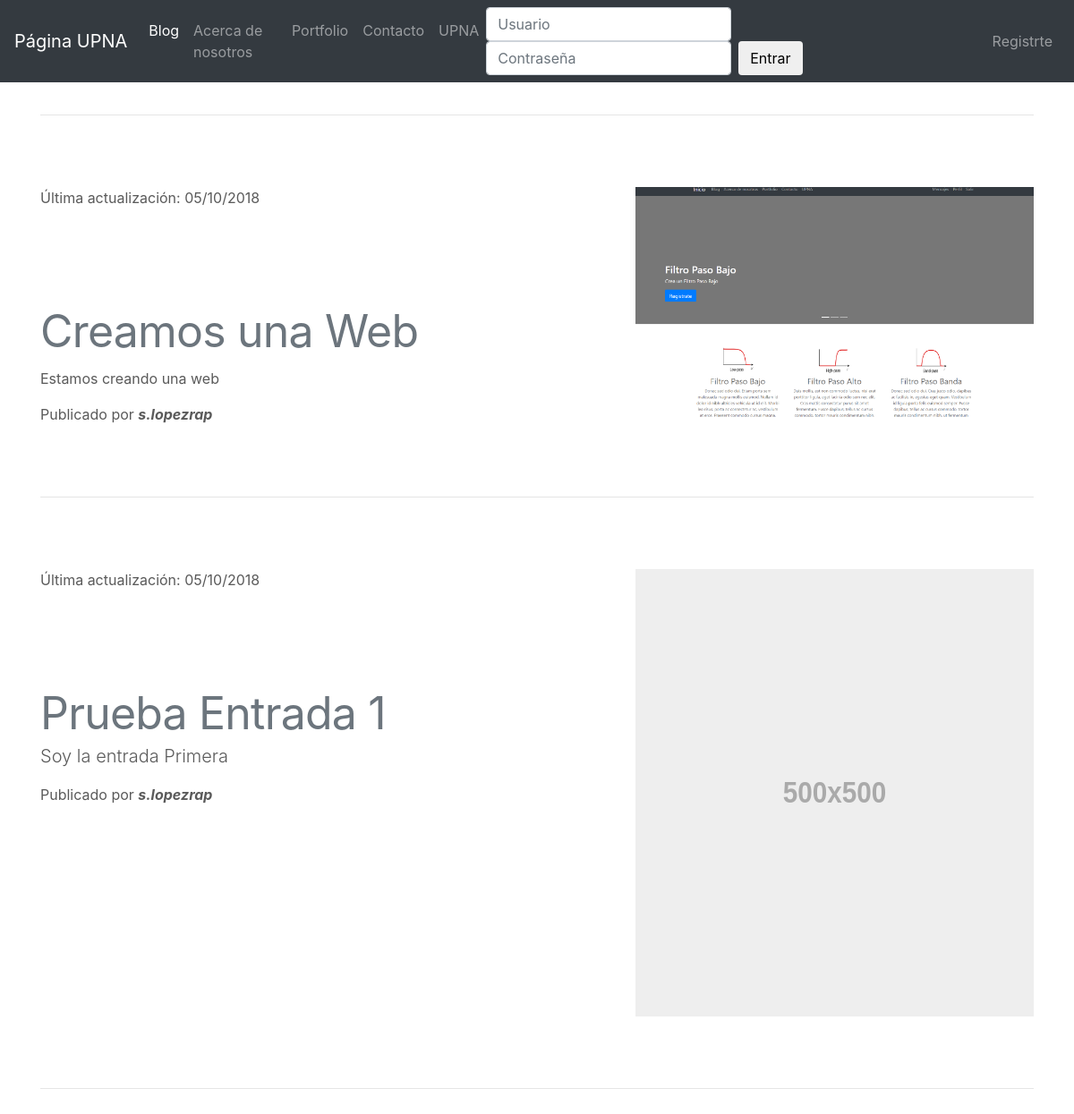
/blog/detalleEntrada/1/, run on an earlier commit of the app's database.
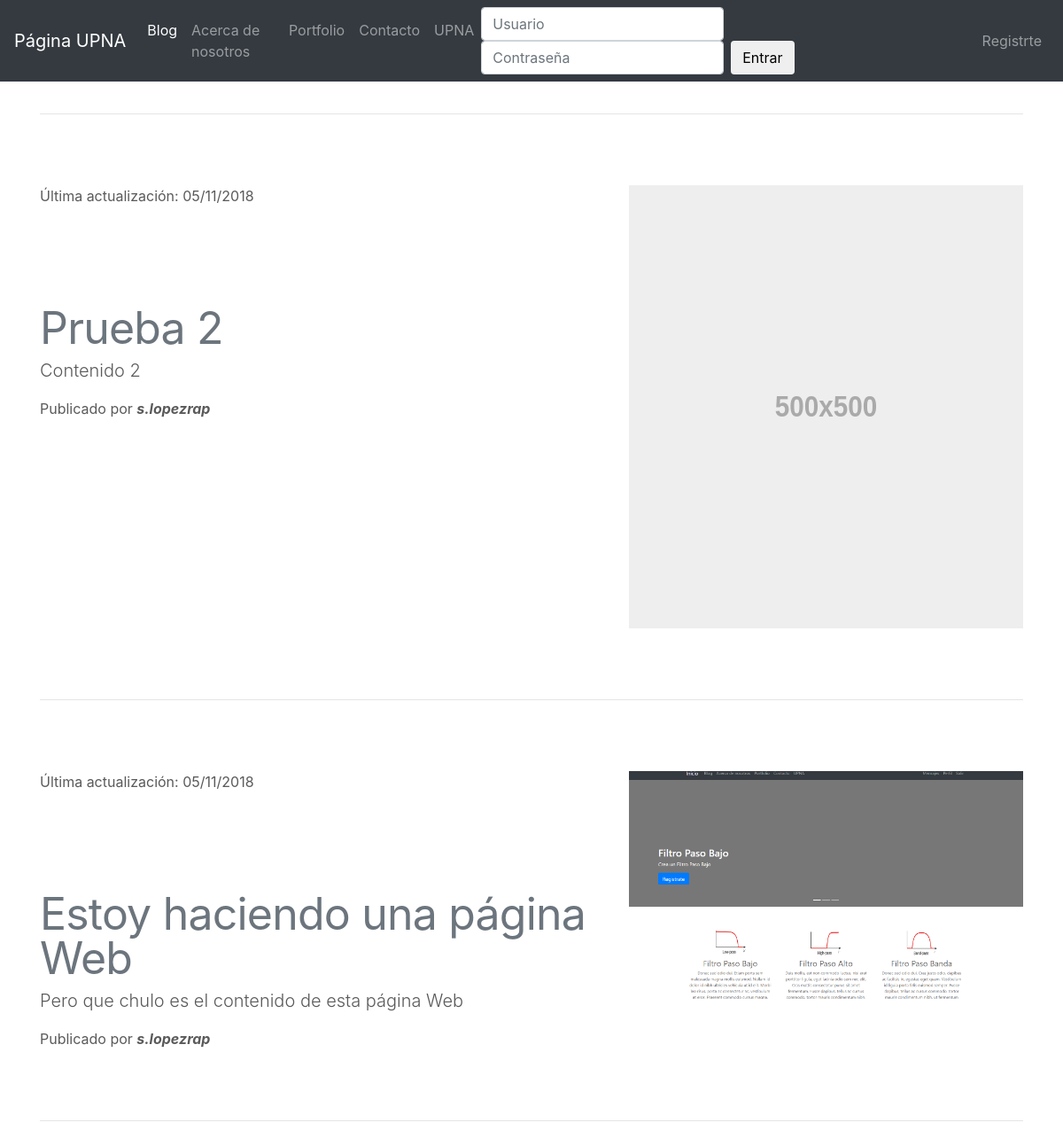
And on a later commit of the database.
### AppBlog/models.py (models this page shows, shortened)
class ModeloBlog(models.Model):
    title = models.CharField(max_length=200, verbose_name = "Titulo")
    content = RichTextField(verbose_name = "Contenido")
    image = models.ImageField(verbose_name="Imagen",upload_to="Blog",null=True,blank=True)
    author = models.ForeignKey(User, verbose_name = "Autor",on_delete=models.CASCADE)
    created = models.DateTimeField(auto_now=False,auto_now_add=True,verbose_name = "Fecha de creacion")
    updated = models.DateTimeField(auto_now=True,auto_now_add=False, verbose_name = "Fecha de creacion")
    class Meta:
        verbose_name = "Entrada"
        verbose_name_plural ="Entradas"
        ordering = ['-created']

### AppBlog/views.py (the view)
# urls.py: path('detalleEntrada/<int:pk>/', views.VistaDetalleEntradasBlog, name='name-detalleEntrada'),
def VistaDetalleEntradasBlog(request,pk):
    try:
        if request.method == "GET":
            template = "AppBlog/DetalleEntrada.html"
            nombre_pestania = "Detalle"
            EntradaBlog = ModeloBlog.objects.all().filter(author__id=pk)
            contexto = {
                "clave_nombre_pestania" : nombre_pestania,
                'clave_entradasBlog_template':EntradaBlog,
                }
            return render(request, template , contexto)
    except ModeloBlog.DoesNotExist:
        return redirect(reverse('name-404'))

### AppBlog/templates/AppBlog/DetalleEntrada.html (shortened to what this page needs)
{% extends 'AppCore/Base.html' %}
{% load static %}
{% block contenido %}
	{% if clave_entradasBlog_template.count > 0 %}
	  {% for post in clave_entradasBlog_template %}
		<div class="container marketing">
			<hr class="featurette-divider">
			<div class="row featurette">
			  <div class="col-md-7">
			  	<span class="section-heading-upper">Última actualización: {{post.updated|date:"SHORT_DATE_FORMAT"}}</span>
			    <h2 class="featurette-heading"><span class="text-muted">{{post.title}}</span></h2>
			    <p class="lead">{{post.content|safe}}</p>
			    <span class="section-heading-under">
			    Publicado por
			    	<em>
				    	<b>
				    		<a>{{ post.author }}</a>
				     	</b>
			       </em>
			    </span>
			   </div>
			   <div class="col-md-5">
			  	 {% if post.image %}
			  		<img class="featurette-image img-fluid mx-auto" src="{{post.image.url}}" alt="Generic placeholder image">
			  	 {% else %}
			   		<img class="featurette-image img-fluid mx-auto" data-src="holder.js/500x500/auto" alt="Generic placeholder image">
			     {% endif %}
			   </div>
		    </div>
		   {% if forloop.last %}
	   			<hr class="featurette-divider">
		  {% endif %}
		</div>
  	{% endfor %}
	{% endif %}
{% endblock %}

What changed in the data, as far as the page shows it:
removed ModeloBlog: updated "05/10/2018", title "Creamos una Web", content "Estamos creando una web", author "s.lopezrap", image (picture)
removed ModeloBlog: updated "05/10/2018", title "Prueba Entrada 1", content "Soy la entrada Primera", author "s.lopezrap"
added ModeloBlog: updated "05/11/2018", title "Prueba 2", content "Contenido 2", author "s.lopezrap"
added ModeloBlog: updated "05/11/2018", title "Estoy haciendo una página Web", content "Pero que chulo es el contenido de esta página Web", author "s.lopezrap", image (picture)
